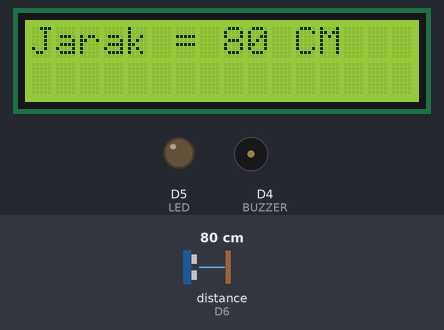
Bench run of a sketch on a simulated ESP8266 (NodeMCU). Parts: 16×2 character LCD, output pins drawn as LEDs (lit = HIGH), buzzer (waves = sounding, pin HIGH). Wiring (inferred from the names in the program): ultrasonic range finder: trigger D0; echo D6. Dashed ring = blinking. The inputs (shaded band) are chosen by the test bench; at power-on: distance to the obstacle (sensor on D6) 80 cm. The echo pulse lasts 58.3 µs per cm; WiFi joins after 1.5 s; servers stay silent unless stated; pins used as bus, display or sensor lines are not drawn; what the sketch prints to the serial monitor is not drawn.

Above: at 5.0 s.
5.1 s: distance to the obstacle (sensor on D6) set to 17 cm
At 5.7 s:
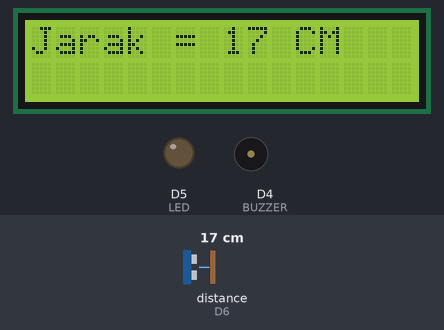
6.9 s: distance to the obstacle (sensor on D6) set to 13 cm
At 7.1 s:
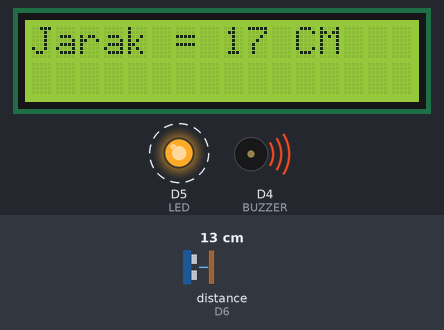
10.0 s: distance to the obstacle (sensor on D6) set to 6 cm
At 11.0 s:
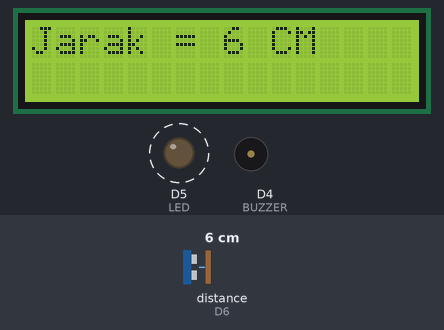
12.1 s: distance to the obstacle (sensor on D6) set to 3 cm
At 13.4 s:
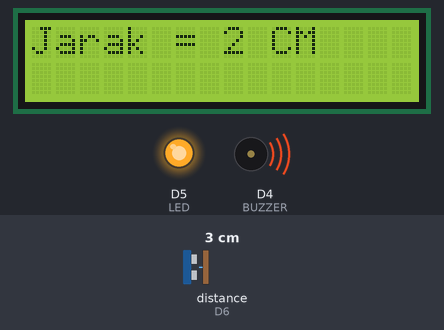
Timing chart, 0 to 14.7 s (numbered marks = the images above; inputs shaded):
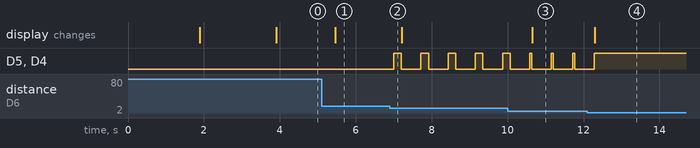

The sketch:

config.ino
```cpp
//Dibawah ini adalah Libary BLYNK

#include <Blynk.h>

#include <ESP8266WiFi.h>

#include <BlynkSimpleEsp8266.h>

#define BLYNK_PRINT Serial

#define BLYNK_TEMPLATE_ID "TMPLTnrvEID-"

#define BLYNK_DEVICE_NAME "PROJECT ORAKOM"

#define BLYNK_AUTH_TOKEN "AyxQqejj7UcuduQTTZzFnkYEs2Tir6XA"  //BLYNK AUTH TOKEN

// Dibawah ini untuk menyambung ke WIFI

char auth[] = BLYNK_AUTH_TOKEN;

char ssid[] = "orakom";  //Nama Wifi

char pass[] = "or123456";  //Password Wifi

//Libary

#include <Wire.h>  //Libary untuk sensor

#include <LiquidCrystal_I2C.h>  //Libary untuk LCD
LiquidCrystal_I2C lcd(0x27,16,2);
#include <SoftwareSerial.h>
// port port

#define TRIG D0
#define ECHO D6
#define BUZZER D4
#define LED D5

//Variabel untuk menghitung jarak

long durasi, jarak;

long waktuu = 8;

long old_time = 0;

long waktu = 500;

long old_timee = 0;

int togle = 1;

void setup() {

  Serial.begin(115200);

  Blynk.begin(auth, ssid, pass, "blynk.cloud", 80);  //Konfigurasi BLYNK

  pinMode(TRIG, OUTPUT);

  pinMode(ECHO, INPUT);

  pinMode(BUZZER, OUTPUT);

  pinMode(LED, OUTPUT);


  //OUTPUT LCD

  lcd.init();

  lcd.backlight();

  lcd.setCursor(0, 0);

  lcd.print("ARDUINO");

  lcd.setCursor(0, 1);

  lcd.print("SENSOR JARAK");

  delay(2000);

  lcd.clear();
}

void loop() {


  digitalWrite(TRIG, LOW);

  // delayMicroseconds(8);

  digitalWrite(TRIG, HIGH);

  delayMicroseconds(8);

  digitalWrite(TRIG, LOW);

  delayMicroseconds(8);

  durasi = pulseIn(ECHO, HIGH);

  jarak = (durasi / 2) / 29.1;


  if (millis() - old_time > waktu) {


    if ((jarak <= 15) && (jarak >= 10)) {

      digitalWrite(BUZZER, HIGH);

      digitalWrite(LED, HIGH);

      delay(200);

      digitalWrite(BUZZER, LOW);

      digitalWrite(LED, LOW);

    } else if ((jarak < 10) && (jarak >= 8)) {

      digitalWrite(BUZZER, HIGH);

      digitalWrite(LED, HIGH);

      delay(100);

      digitalWrite(BUZZER, LOW);

      digitalWrite(LED, LOW);

    } else if ((jarak < 8) && (jarak >= 5)) {

      digitalWrite(BUZZER, HIGH);

      digitalWrite(LED, HIGH);

      delay(50);

      digitalWrite(BUZZER, LOW);

      digitalWrite(LED, LOW);

    } else if ((jarak < 5) && (jarak >= 3)) {

      digitalWrite(BUZZER, HIGH);

      digitalWrite(LED, HIGH);

      delay(30);

      // digitalWrite(BUZZER, LOW);

      // digitalWrite(LED, LOW);

    } else if (jarak < 3) {

      digitalWrite(BUZZER, HIGH);

      digitalWrite(LED, HIGH);

      delay(10);

      // digitalWrite(BUZZER, LOW);

      // digitalWrite(LED, LOW);

    } else {

      digitalWrite(BUZZER, LOW);

      digitalWrite(LED, LOW);
    }

    Blynk.virtualWrite(V0, jarak);  //OUTPUT BLYNK


    //OUTPUT LCD

     lcd.setCursor(0,0);
    lcd.print("Jarak = ");
    lcd.print(jarak);
    lcd.print(" CM   ");
    //OUTPUT SERIAL MONITOR

    Serial.print("JARAK = ");
    Serial.println(jarak);
    old_time = millis();
    Blynk.run();
  }
}
```

Measured:
- the behaviour switches between 16 and 15 cm on distance to the obstacle (sensor on D6) (found by bisection; images 1 and 2)
- the behaviour switches between 5 and 4 cm on distance to the obstacle (sensor on D6) (found by bisection; images 3 and 4)
- after the input at 5.1 s, the display: changes after 0.37 s (image 1)
- after the input at 6.9 s, D5 (LED), D4 (BUZZER): alternates HIGH for 0.20 s and LOW for 0.52 s, starting after 0.10 s
- after the input at 10.0 s, the display: changes after 0.65 s (image 3)
- after the input at 12.1 s, D5 (LED), D4 (BUZZER): goes on until 12.3 s, then stays HIGH; the display: changes after 0.20 s (image 4)
